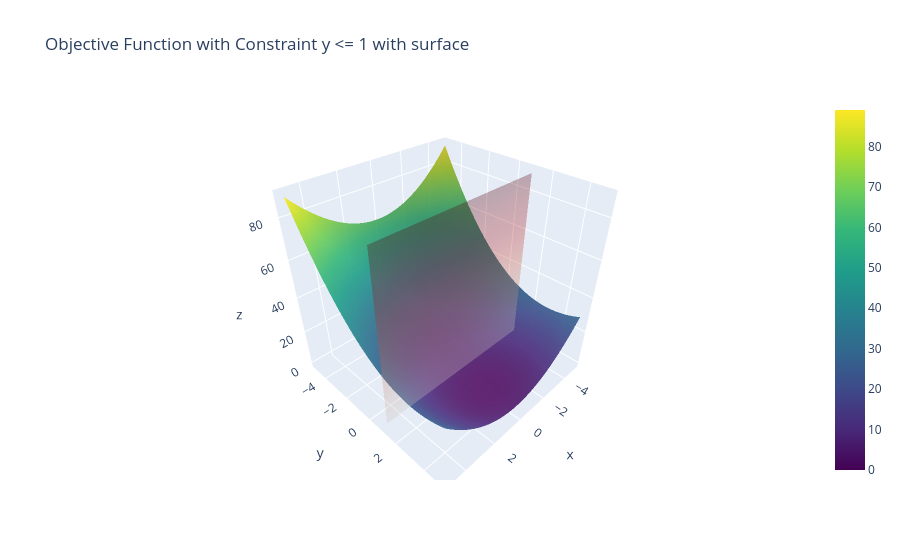

Write notebook code for a chart like this one.
### Markdown cell above
## 制約条件

$$
g(x,y) = y \le 1
$$

### Code cell
# 制約条件 y <= 1も付けて表示
fig = go.Figure()

# 目的関数
fig.add_surface(
    x=X,
    y=Y,
    z=Z,
    colorscale="Viridis",
    opacity=0.9,
    name="Objective"
)

# 制約面 y = 1
# y = 1 の縦平面
x_plane = np.linspace(np.min(X), np.max(X), 50)
z_plane = np.linspace(np.min(Z), np.max(Z), 50)

X_plane, Z_plane = np.meshgrid(x_plane, z_plane)
Y_plane = np.ones_like(X_plane)

fig.add_surface(
    x=X_plane,
    y=Y_plane,
    z=Z_plane,
    opacity=0.3,
    showscale=False,
    colorscale="Reds",
    name="y = 1"
)
fig.update_layout(title="Objective Function with Constraint y <= 1 with surface")
fig.show()

### Figure 1 — Plotly figure (JSON) as saved in the notebook; plotly's stock layout.template omitted (floating-point values rounded to 4 significant figures; data arrays with more than 128 entries replaced by an {"elided": "..."} marker saying what was removed)
{"data": [{"colorscale": [[0, "#440154"], [0.1111, "#482878"], [0.2222, "#3e4989"], [0.3333, "#31688e"], [0.4444, "#26828e"], [0.5556, "#1f9e89"], [0.6667, "#35b779"], [0.7778, "#6ece58"], [0.8889, "#b5de2b"], [1, "#fde725"]], "name": "Objective", "opacity": 0.9, "type": "surface", "x": {"elided": "100x100 float values"}, "y": {"elided": "100x100 float values"}, "z": {"elided": "100x100 float values"}}, {"colorscale": [[0, "rgb(255,245,240)"], [0.125, "rgb(254,224,210)"], [0.25, "rgb(252,187,161)"], [0.375, "rgb(252,146,114)"], [0.5, "rgb(251,106,74)"], [0.625, "rgb(239,59,44)"], [0.75, "rgb(203,24,29)"], [0.875, "rgb(165,15,21)"], [1, "rgb(103,0,13)"]], "name": "y = 1", "opacity": 0.3, "showscale": false, "type": "surface", "x": {"elided": "50x50 float values"}, "y": {"elided": "50x50 float values"}, "z": {"elided": "50x50 float values"}}], "layout": {"title": {"text": "Objective Function with Constraint y <= 1 with surface"}}}
